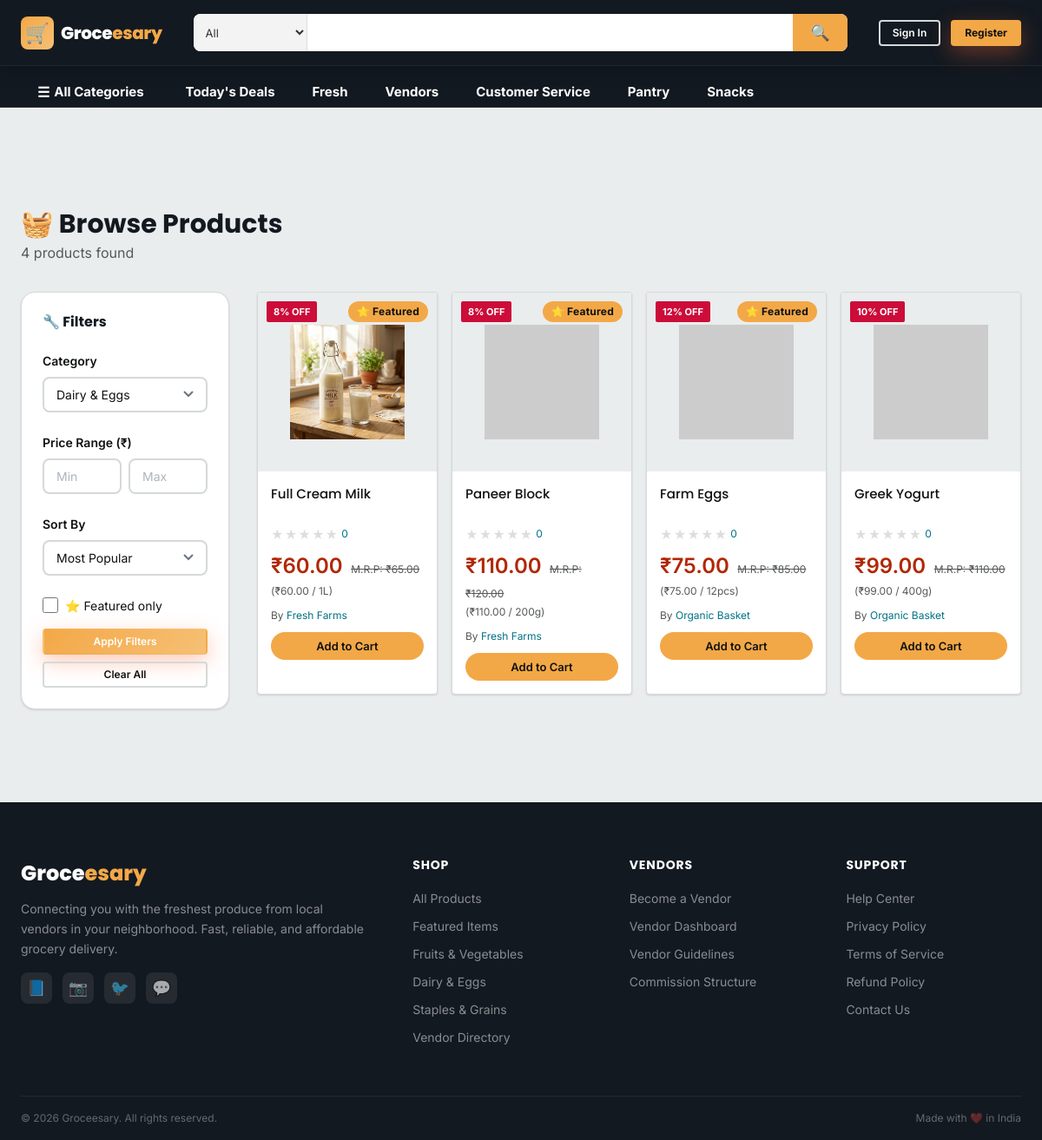
The app's page /pages/customer/browse.php?category=2 with its own data.
### tables this page shows
CREATE TABLE IF NOT EXISTS `products` (
  `id`             INT UNSIGNED AUTO_INCREMENT PRIMARY KEY,
  `vendor_id`      INT UNSIGNED NOT NULL,
  `category_id`    INT UNSIGNED NOT NULL,
  `name`           VARCHAR(200) NOT NULL,
  `slug`           VARCHAR(220) NOT NULL,
  `description`    TEXT,
  `price`          DECIMAL(10,2) NOT NULL,
  `discount_price` DECIMAL(10,2) DEFAULT NULL,
  `unit`           VARCHAR(30) DEFAULT 'piece',
  `stock`          INT NOT NULL DEFAULT 0,
  `images`         JSON DEFAULT NULL,
  `is_active`      TINYINT(1) NOT NULL DEFAULT 1,
  `is_featured`    TINYINT(1) NOT NULL DEFAULT 0,
  `is_flagged`     TINYINT(1) NOT NULL DEFAULT 0,
  `views`          INT UNSIGNED NOT NULL DEFAULT 0,
  `avg_rating`     DECIMAL(3,2) NOT NULL DEFAULT 0.00,
  `total_reviews`  INT UNSIGNED NOT NULL DEFAULT 0,
  `weight`         DECIMAL(8,3) DEFAULT NULL,
  `tags`           VARCHAR(500) DEFAULT NULL,
  `created_at`     DATETIME NOT NULL DEFAULT CURRENT_TIMESTAMP,
  `updated_at`     DATETIME NOT NULL DEFAULT CURRENT_TIMESTAMP ON UPDATE CURRENT_TIMESTAMP,
  FOREIGN KEY (`vendor_id`) REFERENCES `vendors`(`id`) ON DELETE CASCADE,
  FOREIGN KEY (`category_id`) REFERENCES `categories`(`id`) ON DELETE RESTRICT,
  UNIQUE KEY `uniq_vendor_slug` (`vendor_id`, `slug`),
  INDEX `idx_category` (`category_id`),
  INDEX `idx_is_active` (`is_active`),
  INDEX `idx_is_featured` (`is_featured`),
  FULLTEXT INDEX `ft_search` (`name`, `description`, `tags`)
);

CREATE TABLE IF NOT EXISTS `vendors` (
  `id`                  INT UNSIGNED AUTO_INCREMENT PRIMARY KEY,
  `user_id`             INT UNSIGNED NOT NULL UNIQUE,
  `shop_name`           VARCHAR(150) NOT NULL,
  `shop_description`    TEXT,
  `shop_address`        TEXT,
  `city`                VARCHAR(100),
  `state`               VARCHAR(100),
  `pincode`             VARCHAR(10),
  `shop_logo`           VARCHAR(255) DEFAULT NULL,
  `shop_banner`         VARCHAR(255) DEFAULT NULL,
  `aadhar_no`           VARCHAR(20) DEFAULT NULL,
  `pan_no`              VARCHAR(20) DEFAULT NULL,
  `bank_account`        VARCHAR(30) DEFAULT NULL,
  `bank_ifsc`           VARCHAR(15) DEFAULT NULL,
  `bank_name`           VARCHAR(100) DEFAULT NULL,
  `aadhar_doc`          VARCHAR(255) DEFAULT NULL,
  `pan_doc`             VARCHAR(255) DEFAULT NULL,
  `verification_status` ENUM('pending','approved','rejected','suspended') NOT NULL DEFAULT 'pending',
  `kyc_status`          ENUM('pending','submitted','approved','rejected') NOT NULL DEFAULT 'pending',
  `kyc_notes`           TEXT DEFAULT NULL,
  `commission_rate`     DECIMAL(5,2) NOT NULL DEFAULT 10.00,
  `total_sales`         DECIMAL(12,2) NOT NULL DEFAULT 0.00,
  `avg_rating`          DECIMAL(3,2) NOT NULL DEFAULT 0.00,
  `total_reviews`       INT UNSIGNED NOT NULL DEFAULT 0,
  `delivery_time`       VARCHAR(50) DEFAULT '30-60 min',
  `min_order_amount`    DECIMAL(10,2) NOT NULL DEFAULT 0.00,
  `created_at`          DATETIME NOT NULL DEFAULT CURRENT_TIMESTAMP,
  `updated_at`          DATETIME NOT NULL DEFAULT CURRENT_TIMESTAMP ON UPDATE CURRENT_TIMESTAMP,
  FOREIGN KEY (`user_id`) REFERENCES `users`(`id`) ON DELETE CASCADE,
  INDEX `idx_verification` (`verification_status`),
  INDEX `idx_city` (`city`)
);

### config/database.php (called while the page is built, shortened)
<?php
class Database {
    private static ?Database $instance = null;
    private ?PDO $conn = null;
    private function __construct() {
        try {
            if (defined('DB_TYPE') && DB_TYPE === 'sqlite') {
                $dbPath = defined('DB_PATH') ? DB_PATH : __DIR__ . '/../database/groceesary.sqlite';
                $dbDir = dirname($dbPath);
                if (!is_dir($dbDir)) @mkdir($dbDir, 0777, true);
                $this->conn = new PDO("sqlite:$dbPath");
                $this->conn->setAttribute(PDO::ATTR_ERRMODE, PDO::ERRMODE_EXCEPTION);
            } else {
                $dsn = "mysql:host=" . DB_HOST . ";dbname=" . DB_NAME . ";charset=" . DB_CHARSET;
                $this->conn = new PDO($dsn, DB_USER, DB_PASSWORD, [
                    PDO::ATTR_ERRMODE => PDO::ERRMODE_EXCEPTION,
                    PDO::ATTR_DEFAULT_FETCH_MODE => PDO::FETCH_ASSOC,
                    PDO::ATTR_EMULATE_PREPARES => false,
                ]);
            }
        } catch (PDOException $e) {
            if (defined('DEBUG_MODE') && DEBUG_MODE) {
                die('<h3>DB Connection Error: ' . $e->getMessage() . '</h3>');
            }
            die('Service temporarily unavailable.');
        }
    }
    public static function getInstance(): Database {
        if (self::$instance === null) {
            self::$instance = new Database();
        }
        return self::$instance;
    }
    public function query(string $sql): array {
        try {
            $stmt = $this->conn->query($sql);
            return $stmt->fetchAll(PDO::FETCH_ASSOC);
        } catch (PDOException $e) {
            $this->logError($e->getMessage(), $sql);
            return [];
        }
    }
    public function prepare(string $sql, string $types, ...$params): array {
        try {
            $stmt = $this->conn->prepare($sql);
            $stmt->execute($params);
            return $stmt->fetchAll(PDO::FETCH_ASSOC);
        } catch (PDOException $e) {
            $this->logError($e->getMessage(), $sql);
            return [];
        }
    }
    public function prepareOne(string $sql, string $types, ...$params): ?array {
        $rows = $this->prepare($sql, $types, ...$params);
        return $rows[0] ?? null;
    }
}
?>

### pages/customer/browse.php (the view, shortened to what this page needs)
<?php
require_once '../../config/database.php';
$db = Database::getInstance();
$q          = trim($_GET['q']        ?? '');
$cat_id     = (int)($_GET['category'] ?? 0);
$sort       = $_GET['sort']           ?? 'popular';
$min_price  = (float)($_GET['min_price'] ?? 0);
$max_price  = (float)($_GET['max_price'] ?? 0);
$featured   = isset($_GET['featured']) ? 1 : 0;
$page       = max(1, (int)($_GET['page'] ?? 1));
$per_page   = ITEMS_PER_PAGE;
$offset     = ($page - 1) * $per_page;
$where = "p.is_active=1 AND v.verification_status='approved'";
$types = ''; $params = [];
if ($cat_id)     { $where .= " AND p.category_id=?"; $types .= 'i'; $params[] = $cat_id; }
$order_map = ['popular'=>'p.views DESC','newest'=>'p.created_at DESC','price_asc'=>'COALESCE(p.discount_price,p.price) ASC','price_desc'=>'COALESCE(p.discount_price,p.price) DESC','rating'=>'p.avg_rating DESC'];
$order_sql = $order_map[$sort] ?? 'p.views DESC';
$sql_base = "FROM products p JOIN vendors v ON v.id=p.vendor_id JOIN categories c ON c.id=p.category_id WHERE $where";
if ($types) {
    $count_row = $db->prepareOne("SELECT COUNT(*) AS cnt $sql_base", $types, ...$params);
} else {
    $count_row = $db->queryOne("SELECT COUNT(*) AS cnt $sql_base");
}
$total_count = (int)($count_row['cnt'] ?? 0);
$select = "SELECT p.*, v.shop_name, c.name AS category_name $sql_base ORDER BY $order_sql LIMIT $per_page OFFSET $offset";
if ($types) {
    $products = $db->prepare($select, $types, ...$params);
} else {
    $products = $db->query($select);
}
$categories = $db->query("SELECT * FROM categories WHERE is_active=1 ORDER BY sort_order");
require_once '../../templates/layouts/header.php';
require_once '../../templates/layouts/navbar.php';
?>
<div class="page-content" style="background:var(--color-bg);min-height:100vh">
  <div class="container" style="padding-top:var(--space-7)">
    <div class="flex items-center justify-between mb-6 flex-wrap gap-4">
      <div>
        <h1 style="font-size:var(--text-3xl)">
          <?= $q ? '🔍 Results for "' . htmlspecialchars($q) . '"' : ($cat_id ? '🧺 Browse Products' : '🛒 All Products') ?>
        </h1>
        <p class="text-muted"><?= number_format($total_count) ?> product<?= $total_count != 1 ? 's' : '' ?> found</p>
      </div>
    </div>
    <div style="display:grid;grid-template-columns:240px 1fr;gap:var(--space-6)">
      <aside class="hide-mobile">
        <div class="card p-5" style="position:sticky;top:88px">
          <h3 style="font-size:var(--text-base);margin-bottom:var(--space-5)">🔧 Filters</h3>
          <form method="GET" id="filter-form">
            <div class="form-group">
              <label class="form-label">Category</label>
              <select class="form-control" name="category" onchange="this.form.submit()">
                <?php foreach ($categories as $cat): ?>
                  <option value="<?= $cat['id'] ?>" <?= $cat_id==$cat['id']?'selected':'' ?>>
                    <?= htmlspecialchars($cat['name']) ?>
                  </option>
                <?php endforeach; ?>
              </select>
            </div>
            <div class="form-group">
              <label class="form-label">Price Range (₹)</label>
              <div class="flex gap-2">
                <input type="number" class="form-control" name="min_price" placeholder="Min" value="<?= $min_price ?: '' ?>" min="0">
                <input type="number" class="form-control" name="max_price" placeholder="Max" value="<?= $max_price ?: '' ?>" min="0">
              </div>
            </div>
            <div class="form-group">
              <label class="form-label">Sort By</label>
              <select class="form-control" name="sort" onchange="this.form.submit()">
                <option value="popular"    <?= $sort=='popular'   ?'selected':''?>>Most Popular</option>
              </select>
            </div>
            <div class="form-check mb-4">
              <input type="checkbox" id="featured_filter" name="featured" value="1" <?= $featured?'checked':'' ?> onchange="this.form.submit()">
              <label for="featured_filter" class="text-sm">⭐ Featured only</label>
            </div>
            <button type="submit" class="btn btn-primary btn-full btn-sm">Apply Filters</button>
            <?php if ($cat_id||$q||$min_price||$max_price||$featured||$sort!='popular'): ?>
              <a href="<?= $base ?>/pages/customer/browse.php" class="btn btn-ghost btn-full btn-sm mt-2">Clear All</a>
            <?php endif; ?>
          </form>
        </div>
      </aside>
      <div>
        <?php if ($products): ?>
          <div class="products-grid">
            <?php foreach ($products as $product): ?>
              <?php include '../../templates/components/product_card.php'; ?>
            <?php endforeach; ?>
          </div>
        <?php endif; ?>
      </div>
    </div>
  </div>
</div>
<?php require_once '../../templates/layouts/footer.php'; ?>

### templates/components/product_card.php (shortened to what this page needs)
<?php
$base = BASE_URL;
$pid = (int) $product['id'];
$name = htmlspecialchars($product['name']);
$price = (float) $product['price'];
$discount = !empty($product['discount_price']) ? (float) $product['discount_price'] : null;
$display_price = $discount ?? $price;
$saving = $discount ? round((($price - $discount) / $price) * 100) : 0;
$rating = (float) ($product['avg_rating'] ?? 0);
$reviews = (int) ($product['total_reviews'] ?? 0);
$unit = htmlspecialchars($product['unit'] ?? 'piece');
$stock = (int) ($product['stock'] ?? 0);
$is_out = $stock <= 0;
$images = json_decode($product['images'] ?? '[]', true);
$thumb = !empty($images[0]) ? $base . '/' . $images[0] : 'https://placehold.co/280x280/f0f0f0/999?text=Product+Image';
if ($product['slug'] === 'full-cream-milk') $thumb = $base . '/assets/images/products/milk.png';
$slug_link = $base . '/pages/customer/product_detail.php?id=' . $pid;
?>
<div class="product-card card" id="product-card-<?= $pid ?>" style="border-radius:4px;border:1px solid var(--color-border);overflow:hidden;position:relative">
  <a href="<?= $slug_link ?>" class="product-img-wrap" style="position:relative;padding:15px">
    <img src="<?= $thumb ?>" alt="<?= $name ?>" class="card-img product-thumb"
      onerror="this.src='https://placehold.co/280x280/f0f0f0/999?text=Image'" loading="lazy" style="max-height:100%;max-width:100%;object-fit:contain">
    <?php if ($saving > 0): ?>
      <span class="deal-badge" style="position:absolute;top:10px;left:10px;margin:0;border-radius:2px"><?= $saving ?>% OFF</span>
    <?php endif; ?>
    <?php if (!empty($product['is_featured'])): ?>
      <span class="badge badge-warning" style="position:absolute;top:10px;right:10px;background:var(--color-primary);color:#0f1111;font-weight:700">⭐ Featured</span>
    <?php endif; ?>
  </a>
  <div class="card-body" style="padding:15px">
    <a href="<?= $slug_link ?>" style="text-decoration:none">
      <h3 class="card-title" style="font-size:15px;line-height:1.4;margin-bottom:5px;font-weight:500;color:#0f1111;display:-webkit-box;-webkit-line-clamp:2;-webkit-box-orient:vertical;overflow:hidden;text-overflow:ellipsis;min-height:42px">
        <?= $name ?>
      </h3>
    </a>
    <div class="flex items-center gap-1 mb-2">
      <div class="stars" style="color:#ffa41c">
        <?php for ($i = 1; $i <= 5; $i++): ?>
          <span class="<?= $i <= round($rating) ? '' : 'star-empty' ?>" style="<?= $i > round($rating) ? 'color:#ddd' : '' ?>">★</span>
        <?php endfor; ?>
      </div>
      <span class="text-xs" style="color:#007185"><?= $reviews ?></span>
    </div>
    <div style="margin-bottom:10px">
      <span style="font-size:24px;font-weight:600;color:#B12704">₹<?= number_format($display_price, 2) ?></span>
      <?php if ($discount): ?>
        <span class="text-xs" style="color:#565959;text-decoration:line-through;margin-left:5px">M.R.P: ₹<?= number_format($price, 2) ?></span>
      <?php endif; ?>
      <div style="font-size:12px;color:#565959;margin-top:2px">(₹<?= number_format($display_price, 2) ?> / <?= $unit ?>)</div>
    </div>
    <?php if (!empty($product['shop_name'])): ?>
      <div style="font-size:12px;color:#565959;margin-bottom:10px">By <span style="color:#007185"><?= htmlspecialchars($product['shop_name']) ?></span></div>
    <?php endif; ?>
    <?php if (!$is_out): ?>
      <div class="inline-cart-add">
        <button class="inline-add-btn" data-add-cart="<?= $pid ?>" id="add-cart-<?= $pid ?>">Add to Cart</button>
      </div>
    <?php else: ?>
       <div class="inline-cart-add" style="visibility:hidden">
         <button class="inline-add-btn">Add to Cart</button>
       </div>
    <?php endif; ?>
  </div>
</div>

### records on screen
products: shows a picture, saving "8", is_featured "⭐ Featured", name "Full Cream Milk", total_reviews "0", discount_price "60.00", price "65.00", unit "1L", vendor.shop_name "Fresh Farms"
products: saving "8", is_featured "⭐ Featured", name "Paneer Block", total_reviews "0", discount_price "110.00", price "120.00", unit "200g", vendor.shop_name "Fresh Farms"
products: saving "12", is_featured "⭐ Featured", name "Farm Eggs", total_reviews "0", discount_price "75.00", price "85.00", unit "12pcs", vendor.shop_name "Organic Basket"
products: saving "10", name "Greek Yogurt", total_reviews "0", discount_price "99.00", price "110.00", unit "400g", vendor.shop_name "Organic Basket"

### other values on screen
$total_count "4"
APP_NAME "Groceesary"
form field category "Dairy & Eggs"
